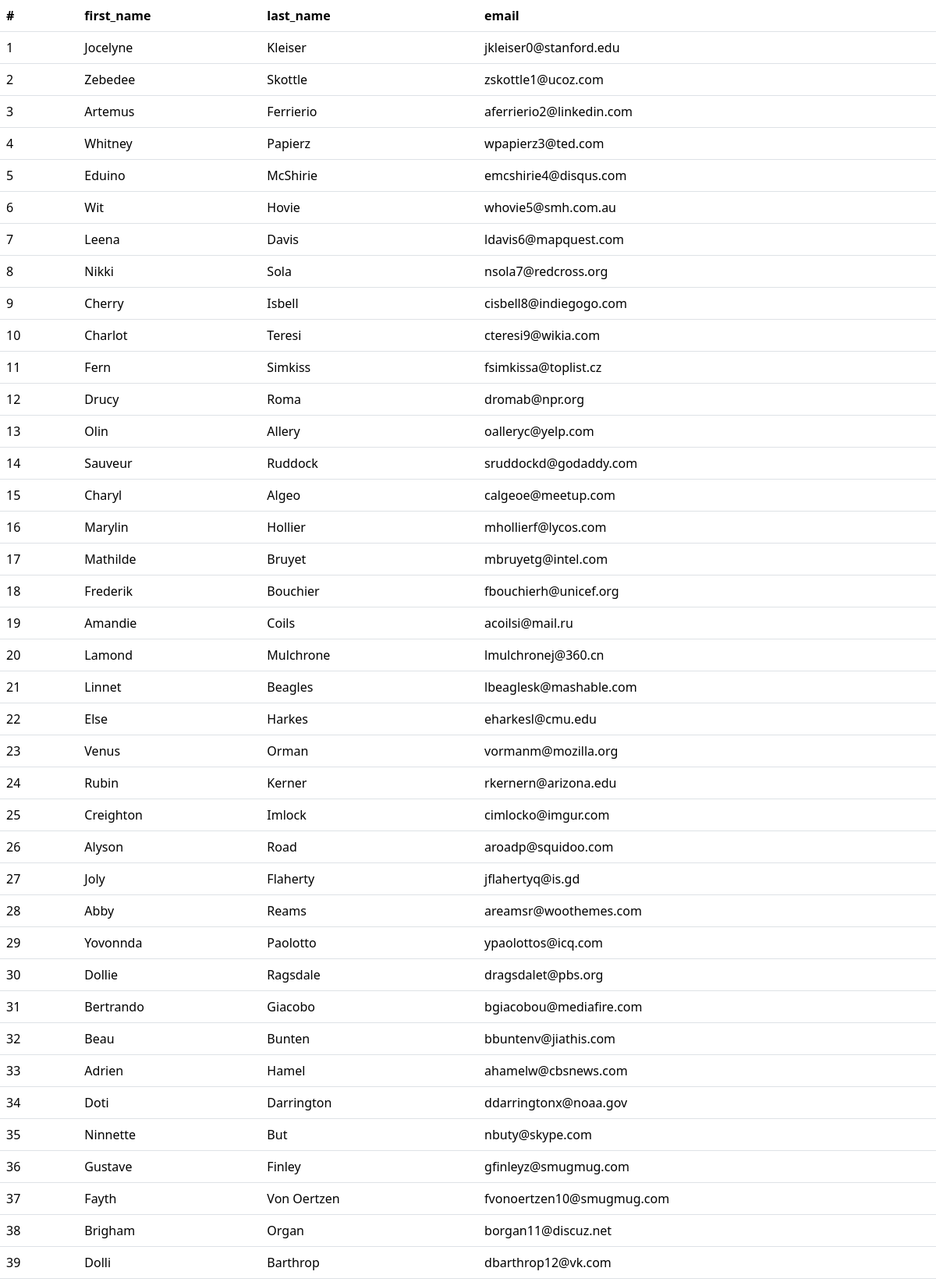
Screenshot of /users (upper part) with the database file from the repository.
### tables this page shows
CREATE TABLE "users_tbl" (
	"id"	INTEGER,
	"first_name"	TEXT,
	"last_name"	TEXT,
	"email"	TEXT,
	"gender"	TEXT,
	"ip_address"	TEXT,
	PRIMARY KEY("id" AUTOINCREMENT)
);

### app.py (the view)
@app.route("/users")
def show_users():
    html=""
    dao = UserDAO('formation.db')
    users = dao.findAll()
    return render_template("users_list.html",users=users)

### UserDAO.py (called while the page is built)
    def findAll(self):
        cur = self.__con.cursor()
        res = cur.execute("SELECT * FROM users_tbl")
        for d in res.fetchall():
            u = User(*d)
            yield u

    def __del__(self):
        self.__con.close()

### templates/users_list.html (shortened to what this page needs)
<!DOCTYPE html>
<html lang="en">
<head>
    <link href="https://cdn.jsdelivr.net/npm/bootstrap@5.3.2/dist/css/bootstrap.min.css" rel="stylesheet">
</head>
<body>
    <table class="table">
        <thead>
            <tr>
                <th>#</th>
                <th>first_name</th>
                <th>last_name</th>
                <th>email</th>
            </tr>
        </thead>
        <tbody>
            {%for user in users%}
            <tr>
                <td>{{user.id}}</td>
                <td>{{user.first_name}}</td>
                <td>{{user.last_name}}</td>
                <td>{{user.email}}</td>
            </tr>
            {%endfor%}
        </tbody>
    </table>
</body>
</html>

### rows the page displays
users_tbl: id "1", first_name "Jocelyne", last_name "Kleiser", email "jkleiser0@stanford.edu"
users_tbl: id "2", first_name "Zebedee", last_name "Skottle", email "zskottle1@ucoz.com"
users_tbl: id "3", first_name "Artemus", last_name "Ferrierio", email "aferrierio2@linkedin.com"
users_tbl: id "4", first_name "Whitney", last_name "Papierz", email "wpapierz3@ted.com"
users_tbl: id "5", first_name "Eduino", last_name "McShirie", email "emcshirie4@disqus.com"
users_tbl: id "6", first_name "Wit", last_name "Hovie", email "whovie5@smh.com.au"
users_tbl: id "7", first_name "Leena", last_name "Davis", email "ldavis6@mapquest.com"
users_tbl: id "8", first_name "Nikki", last_name "Sola", email "nsola7@redcross.org"
users_tbl: id "9", first_name "Cherry", last_name "Isbell", email "cisbell8@indiegogo.com"
users_tbl: id "10", first_name "Charlot", last_name "Teresi", email "cteresi9@wikia.com"
users_tbl: id "11", first_name "Fern", last_name "Simkiss", email "fsimkissa@toplist.cz"
users_tbl: id "12", first_name "Drucy", last_name "Roma", email "dromab@npr.org"
users_tbl: id "13", first_name "Olin", last_name "Allery", email "oalleryc@yelp.com"
users_tbl: id "14", first_name "Sauveur", last_name "Ruddock", email "sruddockd@godaddy.com"
users_tbl: id "15", first_name "Charyl", last_name "Algeo", email "calgeoe@meetup.com"
users_tbl: id "16", first_name "Marylin", last_name "Hollier", email "mhollierf@lycos.com"
users_tbl: id "17", first_name "Mathilde", last_name "Bruyet", email "mbruyetg@intel.com"
users_tbl: id "18", first_name "Frederik", last_name "Bouchier", email "fbouchierh@unicef.org"
users_tbl: id "19", first_name "Amandie", last_name "Coils", email "acoilsi@mail.ru"
users_tbl: id "20", first_name "Lamond", last_name "Mulchrone", email "lmulchronej@360.cn"
users_tbl: id "21", first_name "Linnet", last_name "Beagles", email "lbeaglesk@mashable.com"
users_tbl: id "22", first_name "Else", last_name "Harkes", email "eharkesl@cmu.edu"
users_tbl: id "23", first_name "Venus", last_name "Orman", email "vormanm@mozilla.org"
users_tbl: id "24", first_name "Rubin", last_name "Kerner", email "rkernern@arizona.edu"
users_tbl: id "25", first_name "Creighton", last_name "Imlock", email "cimlocko@imgur.com"
users_tbl: id "26", first_name "Alyson", last_name "Road", email "aroadp@squidoo.com"
users_tbl: id "27", first_name "Joly", last_name "Flaherty", email "jflahertyq@is.gd"
users_tbl: id "28", first_name "Abby", last_name "Reams", email "areamsr@woothemes.com"
users_tbl: id "29", first_name "Yovonnda", last_name "Paolotto", email "ypaolottos@icq.com"
users_tbl: id "30", first_name "Dollie", last_name "Ragsdale", email "dragsdalet@pbs.org"
users_tbl: id "31", first_name "Bertrando", last_name "Giacobo", email "bgiacobou@mediafire.com"
users_tbl: id "32", first_name "Beau", last_name "Bunten", email "bbuntenv@jiathis.com"
users_tbl: id "33", first_name "Adrien", last_name "Hamel", email "ahamelw@cbsnews.com"
users_tbl: id "34", first_name "Doti", last_name "Darrington", email "ddarringtonx@noaa.gov"
users_tbl: id "35", first_name "Ninnette", last_name "But", email "nbuty@skype.com"
users_tbl: id "36", first_name "Gustave", last_name "Finley", email "gfinleyz@smugmug.com"
users_tbl: id "37", first_name "Fayth", last_name "Von Oertzen", email "fvonoertzen10@smugmug.com"
users_tbl: id "38", first_name "Brigham", last_name "Organ", email "borgan11@discuz.net"
users_tbl: id "39", first_name "Dolli", last_name "Barthrop", email "dbarthrop12@vk.com"
